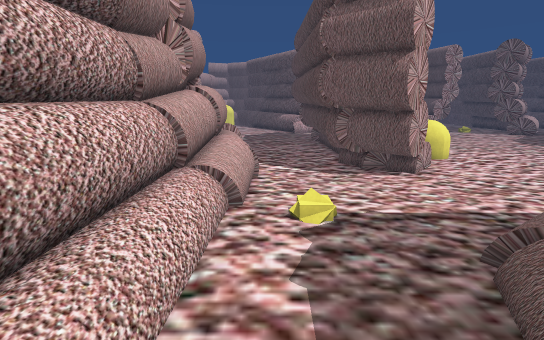
View 1 (above)

21 first-person views from a walk through a scene from a Unity 3-D project. The camera is 1.2 m above the floor, tilts 12° down and sees 85° across. The floor is counted in squares, 0.5 m on a side. Each view is taken from the middle of a square. On the plan, view 1 faces up. The plan holds only what a view shows up to about 19 squares ahead; the rest is blank. The place goes on beyond the plan. The player character is not drawn.

View 2
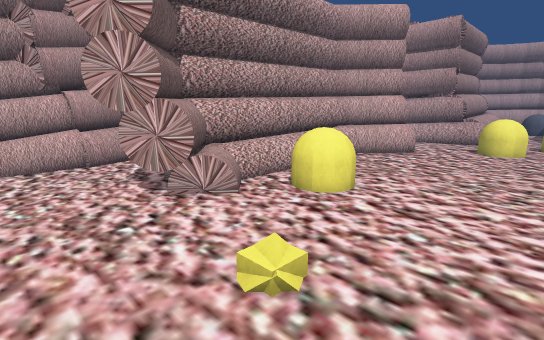

View 3
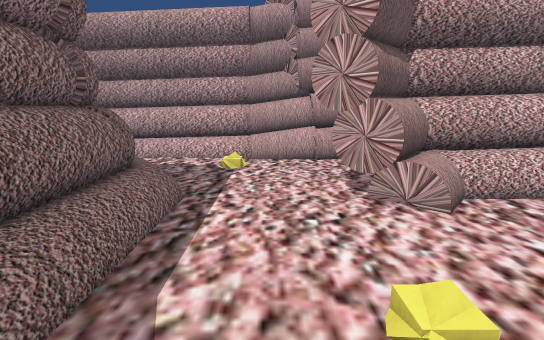

View 4
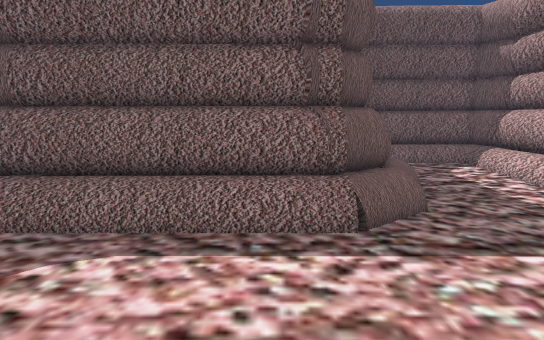

View 5
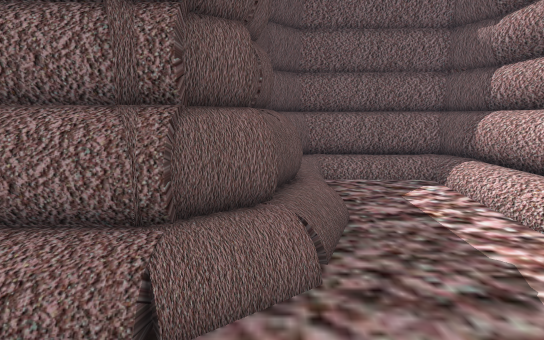

View 6
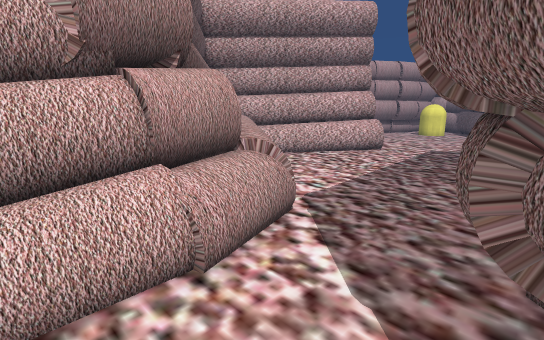

View 7
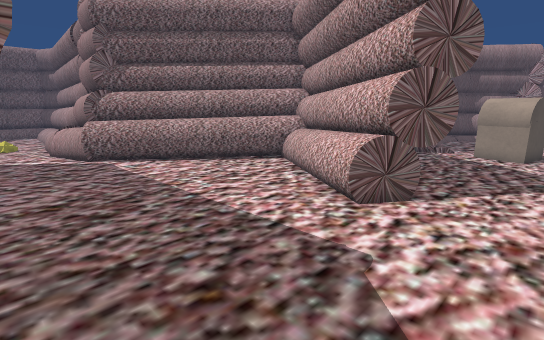

View 8
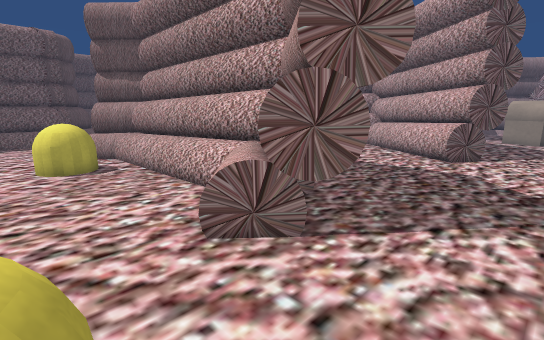

View 9
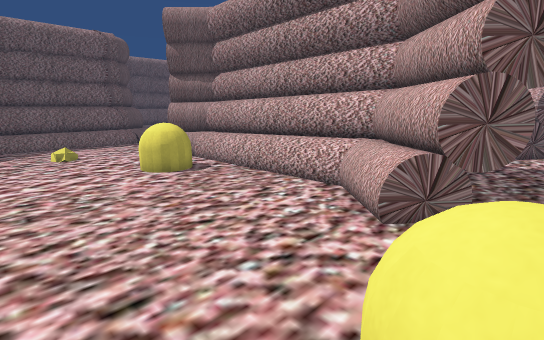

View 10
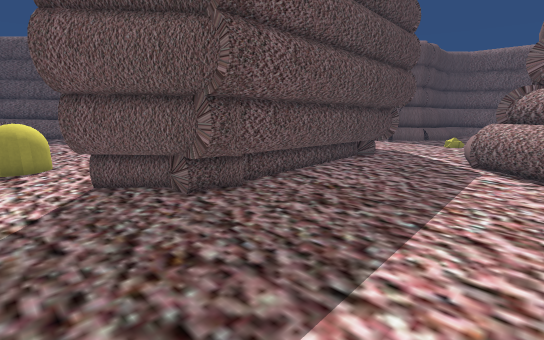

View 11
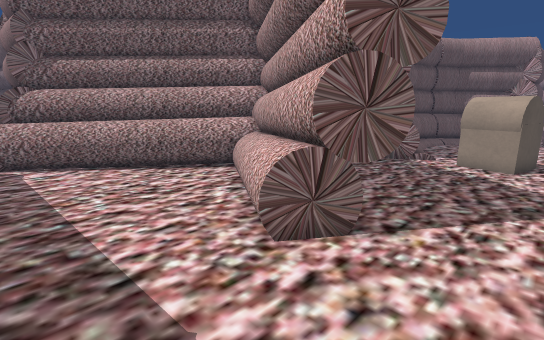

View 12
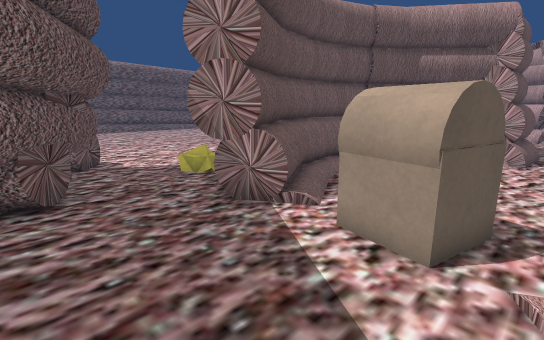

View 13
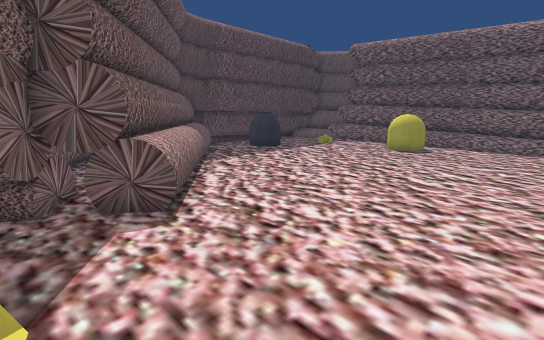

View 14
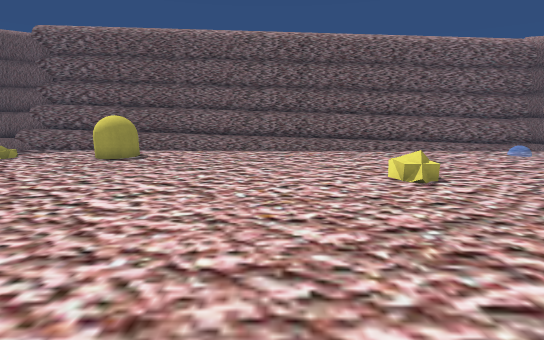

View 15
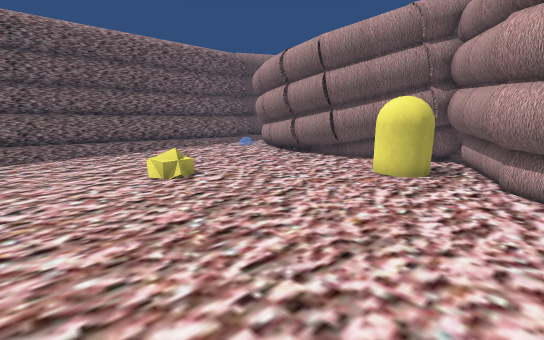

View 16
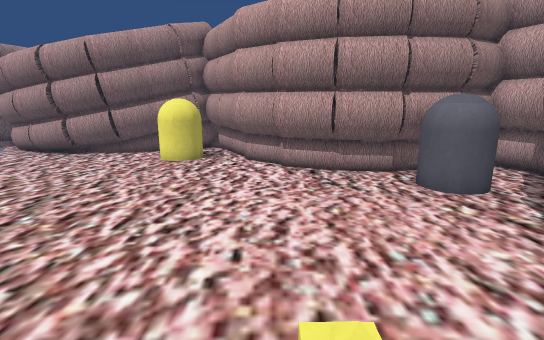

View 17
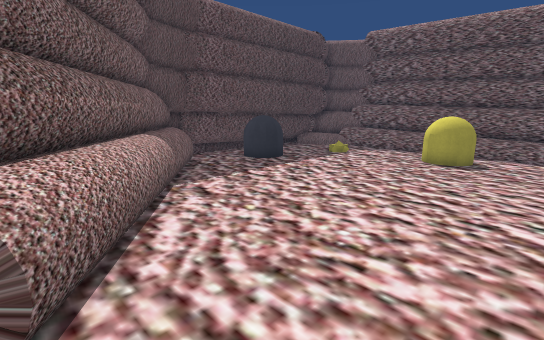

View 18
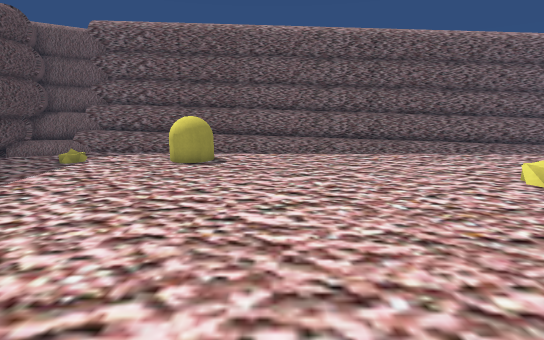

View 19
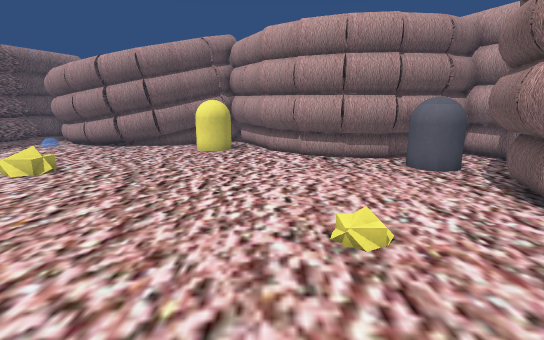

View 20
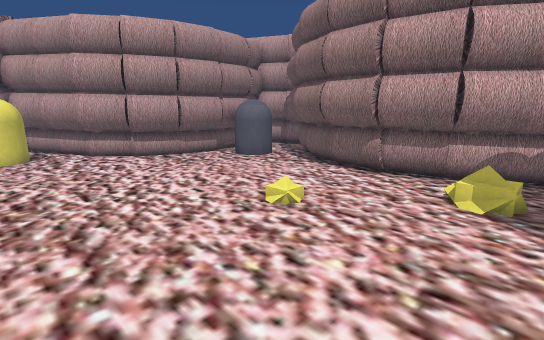

View 21
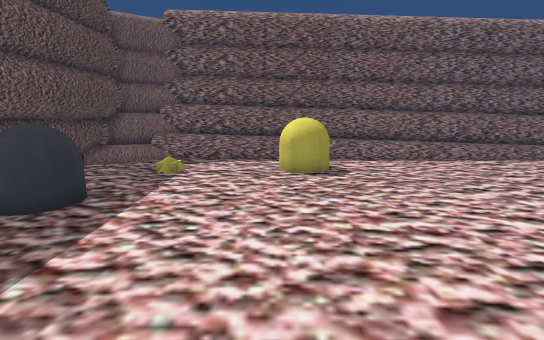

### Floor plan
Key: @ floor where view 1 was taken; # wall or solid block; . main floor; : floor 0.25 m higher than the main floor; + floor 0.5 m higher than the main floor; * floor 1 m higher than the main floor; / step, stairs or slope; = window, fence, low wall or low ledge; ^ raised ledge; C yellow capsule; G grey capsule; O other object.
Columns run from 35 left of view 1 to 13 right of it. Each row starts with its distance up from view 1.
 28                       ........................
 27         #=........OOO........................C
 26         ##         OO........................CCC.
 25          #         OO...... ###........###...CC.
 24       #####    ...........  ##==......####=......
 23      ###  #  ..... =#..... ###=.....######=......
 22      ##.  ###= . =###....  ##^...... ###==.......
 21       #  ######=#####...####^....... ##==........
 20       #GGG########## ..#####=........##^O........
 19       #GGG.######## ...####^.........##^O........
 18       ##........../ ..####==.........##^O........
 17       ##..........//..#####*==.......###O........
 16      ###...............######==......###O..C.....
 15      ##......../......########==.....###O.CCC....
 14     ###......../.....=### # ###*==...###O.CC.....
 13   ####................=^###  ####==..####........
 12  ####...................=###  ###==..###=#.......
 11 ###C.....................=###  ###=..#####.......
 10 ## CC.....................=^##  ##=...###....//..
  9 ## CC......................==####=O.............
  8  #...........................=###=O..............
  7  ##...........................###^O./............
  6  ##...........................###=../...........
  5   #..........................G###=......OOOOOOOOO
  4   #...... ..................GG###=.....==########
  3   #.........................G ###=....:##########
  2  ##...........................###=....:##
  1  ##...........................###+....:#
  0 ##...................CCC...:..# #:.@..:#
 -1  #...................CCC......# #:.../:#
 -2  ....................  ...... # #:////:#
 -3 ...:::://::::::::///////:::::=# #^====##
 -4 ^^^^^^^^^^^===^^^^^^^^^^^^^==## ########
 -5 ###############################

Where each view was taken, in squares from view 1:
view 1: 0 up, 0 right, facing up
view 2: 7 up, 13 right, facing up-left
view 3: 8 up, 13 right, facing left
view 4: 11 up, 7 right, facing down
view 5: 8 up, 4 right, facing down
view 6: 8 up, 3 right, facing up-left
view 7: 28 up, 2 right, facing down-left
view 8: 28 up, 10 right, facing down-left
view 9: 26 up, 13 right, facing down-left
view 10: 27 up, 4 left, facing down-right
view 11: 28 up, 1 left, facing down-left
view 12: 28 up, 10 left, facing down-left
view 13: 17 up, 20 left, facing down-right
view 14: 14 up, 21 left, facing down
view 15: 14 up, 21 left, facing down-left
view 16: 14 up, 18 left, facing left
view 17: 14 up, 17 left, facing down-right
view 18: 13 up, 17 left, facing down
view 19: 13 up, 15 left, facing left
view 20: 9 up, 15 left, facing up-left
view 21: 11 up, 12 left, facing down
